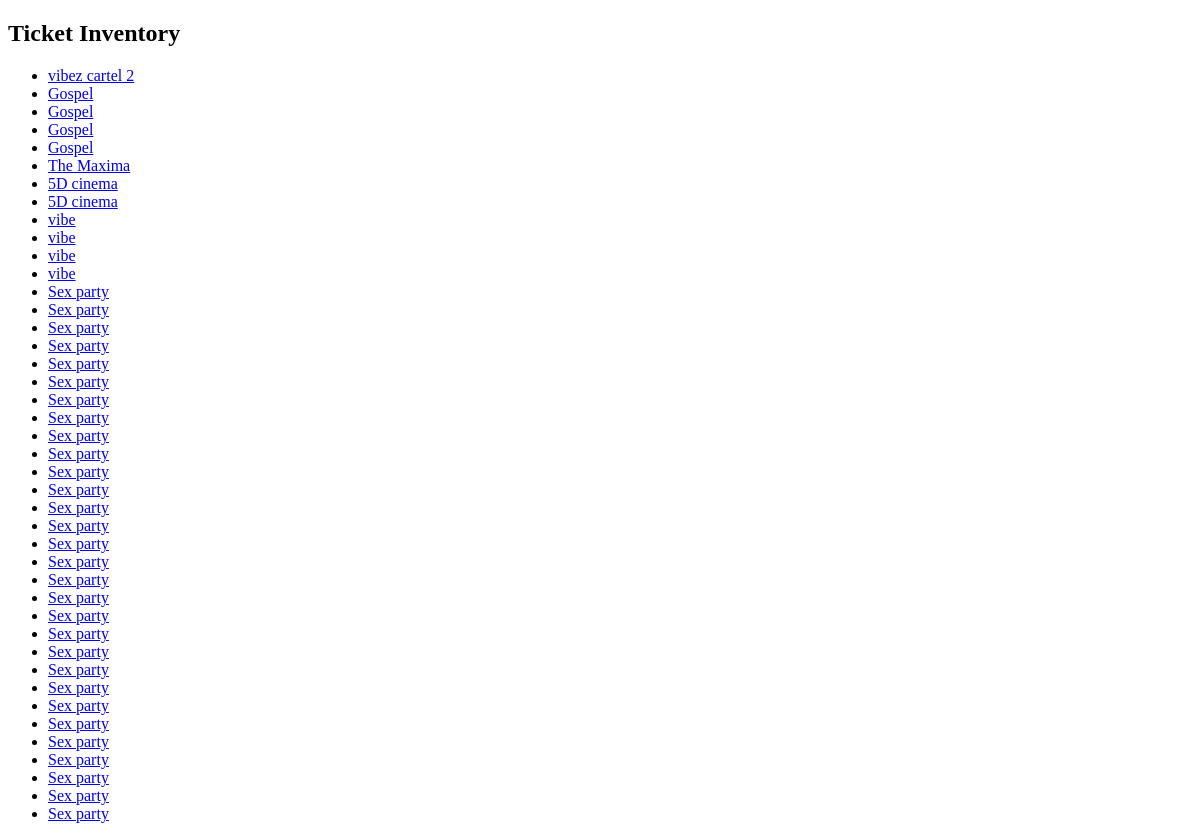
Page /vendors/inventory/ (signed in) on the earlier database version.
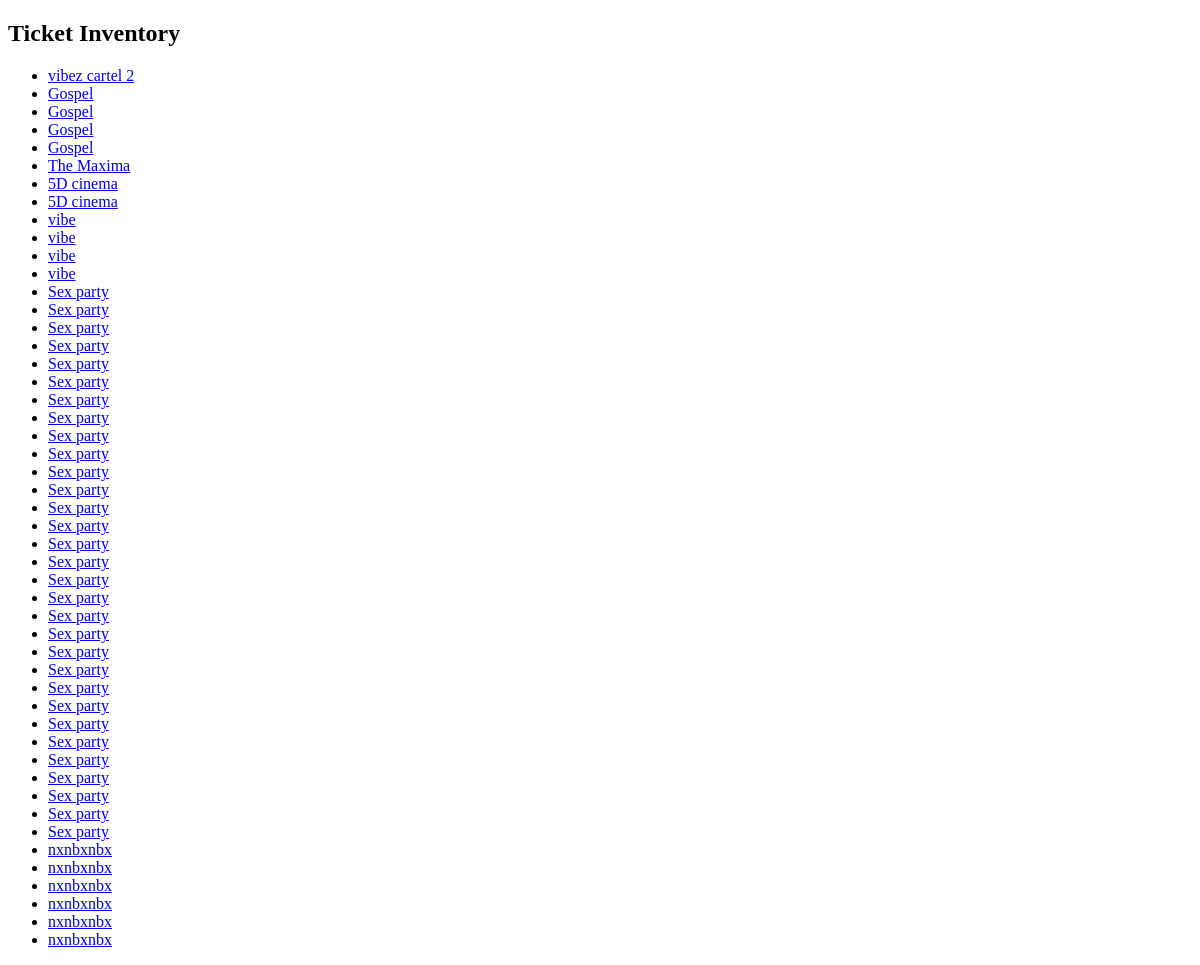
Same page on the later database version.
### tickets/models.py (models this page shows, shortened)
class Ticket(models.Model):
    ENTITY_TYPE_CHOICES = [
        ('customer', 'Customer'),
        ('vendor', 'Vendor'),
    ]
    event = models.ForeignKey(Event, on_delete=models.CASCADE, related_name='tickets')
    ticket_category = models.ForeignKey(TicketCategory, on_delete=models.CASCADE, null=True, blank=True)
    customer_username = models.CharField(max_length=255, blank=True, null=True)
    vendor = models.ForeignKey(Vendor, on_delete=models.CASCADE, related_name='tickets')
    ticket_number = models.CharField(max_length=20, unique=True)
    purchase_date = models.DateTimeField(auto_now_add=True)
    qr_code = models.ImageField(upload_to='qr_codes/', blank=True)
    entity_type = models.CharField(max_length=10, choices=ENTITY_TYPE_CHOICES)
    verified = models.BooleanField(default=False)

### events/models.py (models this page shows, shortened)
class Event(models.Model):
    STATUS_CHOICES = [
        ('pending', 'Pending'),
        ('approved', 'Approved'),
        ('rejected', 'Rejected'),
    ]
    vendor = models.ForeignKey(Vendor, on_delete=models.CASCADE, related_name='events')
    poster = models.ImageField(upload_to='event_posters/')
    title = models.CharField(max_length=200)
    description = models.TextField()
    category = models.CharField(max_length=100)
    start_date = models.DateTimeField()
    end_date = models.DateTimeField(null=True, blank=True)
    venue_name = models.CharField(max_length=100)
    regular_price = models.DecimalField(max_digits=10, decimal_places=2)
    sale_price = models.DecimalField(max_digits=10, decimal_places=2, null=True, blank=True)
    tickets_available = models.PositiveIntegerField(null=True, blank=True)
    tickets_sold = models.PositiveIntegerField(default=0)
    status = models.CharField(max_length=10, choices=STATUS_CHOICES, default='pending')
    adminaction = models.ForeignKey(settings.AUTH_USER_MODEL, on_delete=models.SET_NULL, null=True, blank=True, editable=False)  # Stores the admin who approved/rejected

### vendors/views.py (the view)
# urls.py: path('inventory/', views.view_inventory, name='view_inventory'),
@login_required
def view_inventory(request):
    vendor = request.user
    inventory = Ticket.objects.filter(customer_username=vendor.username, entity_type='vendor')
    return render(request, 'vendors/inventory.html', {'inventory': inventory})

### templates/vendors/inventory.html (shortened to what this page needs)
<!DOCTYPE html>
<html>
<head>
</head>
<body>
    <h2>Ticket Inventory</h2>
    {% if inventory %}
        <ul>
            {% for ticket in inventory %}
                <li>
                    <a href="{% url 'ticket_receipt' ticket.id %}">{{ ticket.event.title }}</a>
                </li>
            {% endfor %}
        </ul>
    {% else %}
        <p>No tickets in inventory.</p>
    {% endif %}
</body>
</html>

Differences in the rows shown:
added Ticket: event "Sex party"
added Ticket: event "nxnbxnbx"
added Ticket: event "nxnbxnbx"
added Ticket: event "nxnbxnbx"
added Ticket: event "nxnbxnbx"
added Ticket: event "nxnbxnbx"
added Ticket: event "nxnbxnbx"
